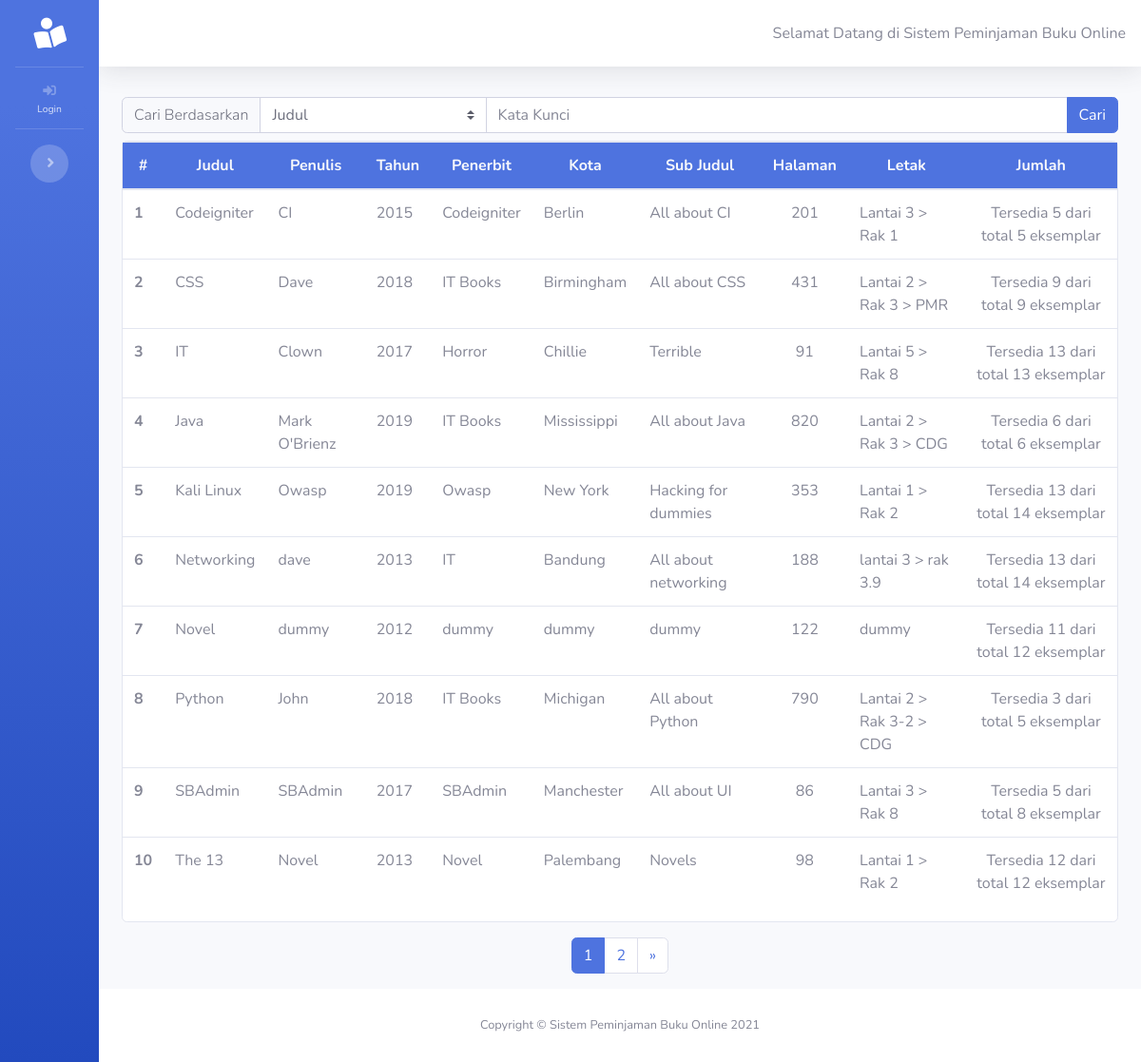
The page / on the database its author committed.
### tables this page shows
CREATE TABLE `buku` (
  `id` int(11) NOT NULL,
  `judul` varchar(255) NOT NULL,
  `penulis` varchar(255) NOT NULL,
  `tahun` varchar(255) NOT NULL,
  `penerbit` varchar(255) NOT NULL,
  `kota_terbit` varchar(255) NOT NULL,
  `sub_judul` varchar(255) NOT NULL,
  `jumlah_halaman` varchar(255) NOT NULL,
  `letak_buku` varchar(255) NOT NULL,
  `jumlah` varchar(255) NOT NULL
);

### index.php (called while the page is built, shortened)
<?php
require_once BASEPATH.'core/CodeIgniter.php';

### application/models/Home_model.php (called while the page is built, shortened)
<?php
class Home_model extends CI_Model
{
    public function getAllBook($limit, $start)
    {
        $this->db->order_by('judul', 'ASC');
        $data = $this->db->get('buku', $limit, $start);
        return $data->result_array();
    }
    public function getJumlahUser()
    {
        $this->db->like('hak_akses', 0);
        $this->db->from('user');
        $query = $this->db->count_all_results();
        return $query;
    }
    public function getJumlahPeminjaman()
    {
        $this->db->like('status', 0);
        $this->db->from('peminjaman_pengembalian');
        $query = $this->db->count_all_results();
        return $query;
    }
    public function getJumlahPengembalian()
    {
        $this->db->like('status', 1);
        $this->db->from('peminjaman_pengembalian');
        $query = $this->db->count_all_results();
        return $query;
    }
}

### application/views/home/index.php (the view, shortened to what this page needs)
<div class="container-fluid">
  <div class="row mt-2">
    <div class="col">
      <form action="http://localhost/SPB/home/searchBook" method="post">
        <div class="input-group">
          <div class="input-group-prepend bg-light">
            <label class="input-group-text bg-light font-weight-light small" for="kategori">Cari
              Berdasarkan</label>
          </div>
          <select name="kategori" id="kategori" style="width: 150px;" class="custom-select">
            <option value="Judul">Judul</option>
          </select>
          <input name="keyword" id="keyword" autocomplete="off" type="text" class="w-50 form-control" placeholder="Kata Kunci">
          <div class="input-group-append">
            <button class="btn btn-primary" type="submit" id="tombolCari">Cari</button>
          </div>
        </div>
      </form>
    </div>
  </div>
  <div class="mt-2 row">
    <div class="col">
      <div class="card">
        <div class="table-responsive">
          <table class="table table-hover">
            <thead style="background: #4e73df;" class="text-light">
              <tr style="text-align: center;">
                <th scope="col">#</th>
                <th scope="col">Judul</th>
                <th scope="col">Penulis</th>
                <th scope="col">Tahun</th>
                <th scope="col">Penerbit</th>
                <th scope="col">Kota</th>
                <th scope="col">Sub Judul</th>
                <th scope="col">Halaman</th>
                <th scope="col">Letak</th>
                <th scope="col">Jumlah</th>
              </tr>
            </thead>
            <tbody>
              <?php $i = 0;
              foreach ($buku as $b) {
                $i++; ?>
                <tr>
                  <th schope="row"><?= $i ?></th>
                  <td><?= $b['judul'] ?></td>
                  <td><?= $b['penulis'] ?></td>
                  <td><?= $b['tahun'] ?></td>
                  <td><?= $b['penerbit'] ?></td>
                  <td><?= $b['kota_terbit'] ?></td>
                  <td><?= $b['sub_judul'] ?></td>
                  <td style="text-align: center;"><?= $b['jumlah_halaman'] ?></td>
                  <td><?= $b['letak_buku'] ?></td>
                  <td style="text-align: center;"><?= 'Tersedia ' . ((int) $b['jumlah'] - count($jumlah_dipinjam[$i - 1])) . ' dari total ' . (int) $b['jumlah'] . ' eksemplar' ?></td>
                </tr>
              <?php } ?>
            </tbody>
          </table>
        </div>
      </div>
    </div>
  </div>
  <div class="row mt-3">
    <div class="col">
      <?php echo $pagination; ?>
    </div>
  </div>
</div>
</div>

### rows shown on the page
buku: judul "Codeigniter", penulis "CI", tahun "2015", penerbit "Codeigniter", kota_terbit "Berlin", sub_judul "All about CI", jumlah_halaman "201", letak_buku "Lantai 3 > Rak 1", (int)$b['jumlah']-count($jumlah_dipinjam[$i-1]) "5", jumlah "5"
buku: judul "CSS", penulis "Dave", tahun "2018", penerbit "IT Books", kota_terbit "Birmingham", sub_judul "All about CSS", jumlah_halaman "431", letak_buku "Lantai 2 > Rak 3 > PMR", (int)$b['jumlah']-count($jumlah_dipinjam[$i-1]) "9", jumlah "9"
buku: judul "IT", penulis "Clown", tahun "2017", penerbit "Horror", kota_terbit "Chillie", sub_judul "Terrible", jumlah_halaman "91", letak_buku "Lantai 5 > Rak 8", (int)$b['jumlah']-count($jumlah_dipinjam[$i-1]) "13", jumlah "13"
buku: judul "Java", penulis "Mark O'Brienz", tahun "2019", penerbit "IT Books", kota_terbit "Mississippi", sub_judul "All about Java", jumlah_halaman "820", letak_buku "Lantai 2 > Rak 3 > CDG", (int)$b['jumlah']-count($jumlah_dipinjam[$i-1]) "6", jumlah "6"
buku: judul "Kali Linux", penulis "Owasp", tahun "2019", penerbit "Owasp", kota_terbit "New York", sub_judul "Hacking for dummies", jumlah_halaman "353", letak_buku "Lantai 1 > Rak 2", (int)$b['jumlah']-count($jumlah_dipinjam[$i-1]) "13", jumlah "14"
buku: judul "Networking", penulis "dave", tahun "2013", penerbit "IT", kota_terbit "Bandung", sub_judul "All about networking", jumlah_halaman "188", letak_buku "lantai 3 > rak 3.9", (int)$b['jumlah']-count($jumlah_dipinjam[$i-1]) "13", jumlah "14"
buku: judul "Novel", penulis "dummy", tahun "2012", penerbit "dummy", kota_terbit "dummy", sub_judul "dummy", jumlah_halaman "122", letak_buku "dummy", (int)$b['jumlah']-count($jumlah_dipinjam[$i-1]) "11", jumlah "12"
buku: judul "Python", penulis "John", tahun "2018", penerbit "IT Books", kota_terbit "Michigan", sub_judul "All about Python", jumlah_halaman "790", letak_buku "Lantai 2 > Rak 3-2 > CDG", (int)$b['jumlah']-count($jumlah_dipinjam[$i-1]) "3", jumlah "5"
buku: judul "SBAdmin", penulis "SBAdmin", tahun "2017", penerbit "SBAdmin", kota_terbit "Manchester", sub_judul "All about UI", jumlah_halaman "86", letak_buku "Lantai 3 > Rak 8", (int)$b['jumlah']-count($jumlah_dipinjam[$i-1]) "5", jumlah "8"
buku: judul "The 13", penulis "Novel", tahun "2013", penerbit "Novel", kota_terbit "Palembang", sub_judul "Novels", jumlah_halaman "98", letak_buku "Lantai 1 > Rak 2", (int)$b['jumlah']-count($jumlah_dipinjam[$i-1]) "12", jumlah "12"

### other values the page prints
$pagination "1 2 »"
